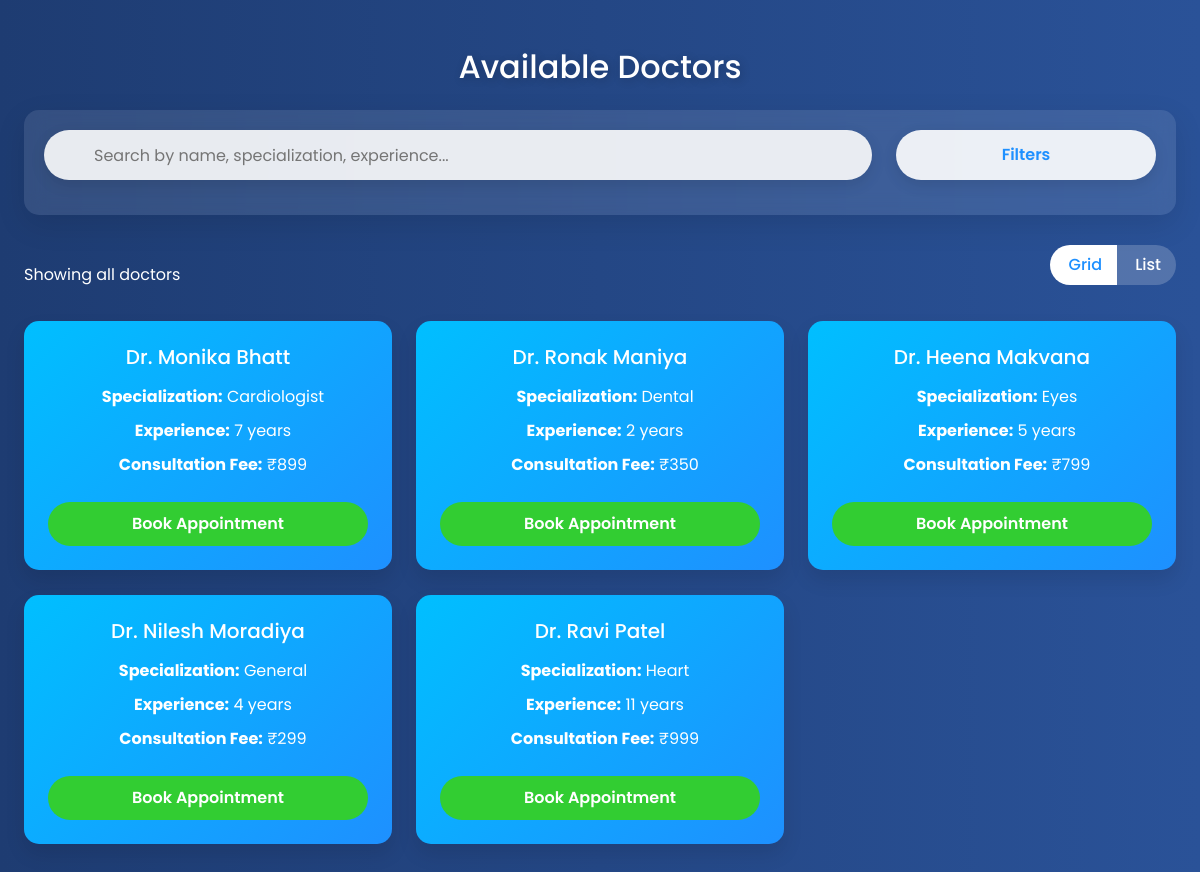
/doctors/ (signed in), run on the app's committed database.
### core/models.py (models this page shows, shortened)
class Doctor(models.Model):
    user = models.OneToOneField(User, on_delete=models.CASCADE, primary_key=True)
    specialization = models.CharField(max_length=100)
    experience = models.PositiveIntegerField()
    consultation_fee = models.PositiveIntegerField()
    availability = models.CharField(max_length=100)
    contact_info = models.CharField(max_length=100)

class User(AbstractUser, PermissionsMixin):
    USER_TYPE_CHOICES = (
        ('doctor', 'Doctor'),
        ('patient', 'Patient'),
    )
    user_type = models.CharField(max_length=10, choices=USER_TYPE_CHOICES, blank=True, null=True)
    username = None
    email = models.EmailField(unique=True)
    USERNAME_FIELD = 'email'
    REQUIRED_FIELDS = []
    objects = CustomUserManager()
    groups = models.ManyToManyField(
        "auth.Group",
        related_name="core_users",
        blank=True,
        help_text="The groups this user belongs to."
    )
    user_permissions = models.ManyToManyField(
        "auth.Permission",
        related_name="core_users_permissions",
        blank=True
    )

### core/views.py (the view)
# urls.py: path('doctors/', views.doctor_list, name='doctor_list'),
@login_required
def doctor_list(request):
    doctors = Doctor.objects.all().order_by('specialization')
    return render(request, 'doctor_list.html', {'doctors': doctors})

### core/templates/doctor_list.html (shortened to what this page needs)
{% extends "layout.html" %}
{% block content %}
<div class="container mt-5 mb-5">
    <h2 class="text-center mb-4 font-weight-bold" style="color: white; text-shadow: 2px 2px 10px rgba(0, 0, 0, 0.2);">
        Available Doctors
    </h2>
    <div class="search-section">
        <div class="row">
            <div class="col-md-9 mb-3 mb-md-0">
                <div class="search-container">
                    <input type="text" id="searchInput" placeholder="Search by name, specialization, experience...">
                </div>
            </div>
            <div class="col-md-3">
                <button class="filter-btn" id="toggleFilters">
                     Filters
                </button>
            </div>
        </div>
    </div>
    <div class="d-flex justify-content-between align-items-center mb-3">
        <div class="text-white" id="resultsCount">
        </div>
        <div class="view-toggle btn-group" role="group">
            <button type="button" class="btn active" id="gridViewBtn">
                 Grid
            </button>
            <button type="button" class="btn" id="listViewBtn">
                 List
            </button>
        </div>
    </div>
    <div class="row" id="doctorsGrid">
        {% for doctor in doctors %}
        <div class="col-lg-4 col-md-6 doctor-item"
             data-name="{{ doctor.user.first_name }} {{ doctor.user.last_name }}"
             data-specialization="{{ doctor.specialization }}"
             data-experience="{{ doctor.experience }}"
             data-fee="{{ doctor.consultation_fee }}">
            <div class="doctor-card">
                <div class="card-body p-4 text-center">
                    <h5 class="card-title font-weight-bold mb-3">Dr. {{ doctor.user.first_name }} {{ doctor.user.last_name }}</h5>
                    <div class="doctor-info">
                        <strong>Specialization:</strong> <span class="specialization">{{ doctor.specialization }}</span>
                    </div>
                    <div class="doctor-info">
                        <strong>Experience:</strong> <span class="experience">{{ doctor.experience }}</span> years
                    </div>
                    <div class="doctor-info">
                        <strong>Consultation Fee:</strong> ₹{{ doctor.consultation_fee }}
                    </div>
                    <a href="{% url 'book_appointment' doctor.user_id %}" class="btn btn-success book-btn">
                        Book Appointment
                    </a>
                </div>
            </div>
        </div>
        {% empty %}
        <div class="col-12">
            <p class="text-center text-white">No doctors available.</p>
        </div>
        {% endfor %}
    </div>
</div>
{% endblock %}

### templates/Layout.html (shortened to what this page needs)
<!DOCTYPE html>
<html lang="en" data-bs-theme="dark">
<head>
    <link href="https://cdn.jsdelivr.net/npm/bootstrap@5.3.3/dist/css/bootstrap.min.css" rel="stylesheet">
</head>
<body style="background: linear-gradient(to right, #1e3c72, #2a5298);
">
    <div class="container">
        {% block content %}
        {% endblock  %}
    </div>
</body>
</html>

### core/templates/doctor_list.html (style rules this page uses)
body { background: linear-gradient(135deg, #87CEEB, #4682B4); color: white; font-family: 'Poppins', sans-serif; }
.container { max-width: 1200px; }
.search-section { background: rgba(255, 255, 255, 0.1); backdrop-filter: blur(10px); border-radius: 15px; padding: 20px; margin-bottom: 30px; box-shadow: 0 10px 30px rgba(0, 0, 0, 0.1); }
.search-container { position: relative; margin-bottom: 15px; }
.search-container input { height: 50px; border-radius: 25px; padding-left: 50px; padding-right: 50px; font-size: 16px; border: none; color: black; background: rgba(252, 252, 252, 0.9); box-shadow: 0 5px 15px rgba(0, 0, 0, 0.1); transition: all 0.3s ease; width: 100%; }
.filter-btn { height: 50px; border-radius: 25px; background: rgba(255, 255, 255, 0.9); color: #1E90FF; border: none; font-weight: 600; box-shadow: 0 5px 15px rgba(0, 0, 0, 0.1); transition: all 0.3s ease; width: 100%; }
.doctor-card { border-radius: 15px; overflow: hidden; transition: transform 0.3s ease, box-shadow 0.3s ease; margin-bottom: 25px; border: none; background: linear-gradient(135deg, #00BFFF, #1E90FF); color: white; box-shadow: 0 10px 20px rgba(0, 0, 0, 0.1); }
.doctor-info { margin-bottom: 10px; }
.book-btn { background-color: #32CD32; border: none; font-weight: 600; border-radius: 25px; padding: 10px 20px; transition: all 0.3s; width: 100%; margin-top: 15px; }
.view-toggle { margin-bottom: 20px; }
.view-toggle .btn { border-radius: 20px; background: rgba(255, 255, 255, 0.2); color: white; border: none; padding: 8px 15px; font-weight: 500; }
.view-toggle .btn.active { background: white; color: #1E90FF; }

### data on the page
Doctor: user.first_name "Monika", user.last_name "Bhatt", specialization "Cardiologist", experience "7", consultation_fee "899"
Doctor: user.first_name "Ronak", user.last_name "Maniya", specialization "Dental", experience "2", consultation_fee "350"
Doctor: user.first_name "Heena", user.last_name "Makvana", specialization "Eyes", experience "5", consultation_fee "799"
Doctor: user.first_name "Nilesh", user.last_name "Moradiya", specialization "General", experience "4", consultation_fee "299"
Doctor: user.first_name "Ravi", user.last_name "Patel", specialization "Heart", experience "11", consultation_fee "999"
